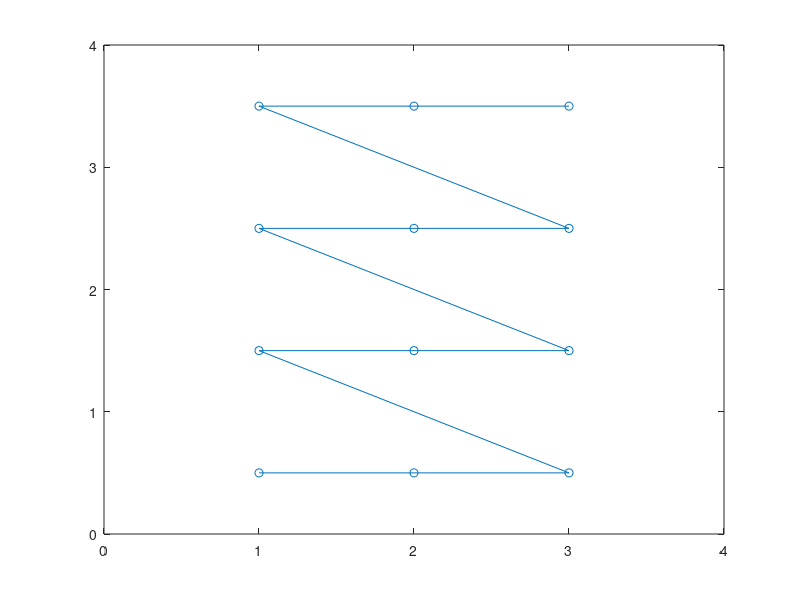
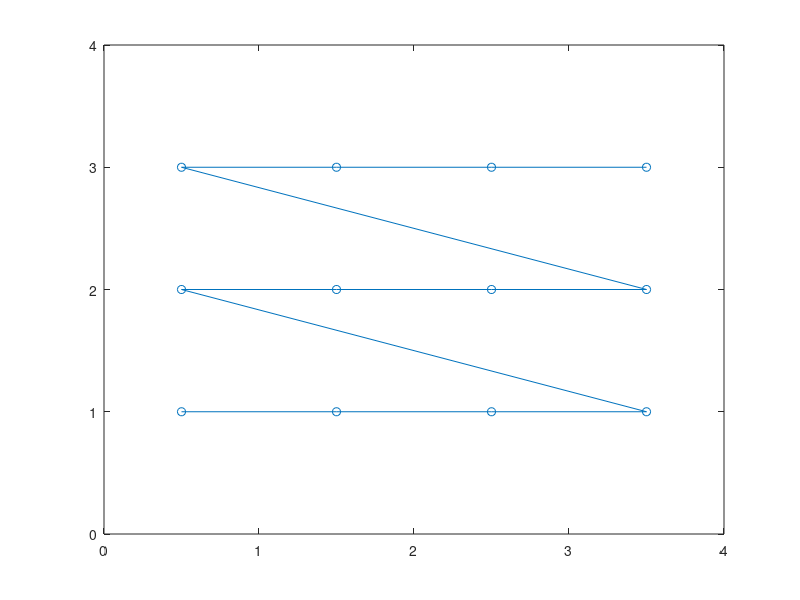

Here is the MATLAB script that generated these plots, in order:
%generate points for mom plate
%sepearated so I could debug, but I cut and pasted this code into the main
%script already
%plate info
NumCells = 4;
NumEdges = NumCells-1;
lenx = 4;%lambda
leny= 4;%lambda

delx = lenx/NumCells; %a in the book
dely = leny/NumCells; %b in the book

%get points
Bxn_xx =  zeros(1,NumEdges^2);
Bxn_yy = zeros(1,NumEdges^2);

Byn_xx =  zeros(1,NumEdges^2);
Byn_yy = zeros(1,NumEdges^2);

for nn = 0:NumEdges

    Bxn_xx(1+nn*NumEdges:NumEdges+nn*NumEdges) = delx:delx:lenx-delx;
    Bxn_yy(1+nn*NumEdges:NumEdges+nn*NumEdges) =  dely*(nn+1/2)*ones(1,NumCells-1);
    
end

for nn = 0:NumEdges-1
    Byn_xx(1+nn*NumCells:NumEdges+nn*NumCells+1) =  delx/2:delx:lenx-delx/2;
    Byn_yy(1+nn*NumCells:NumEdges+nn*NumCells+1) = delx*(nn+1)*ones(1,NumCells);
end
% 

figure;plot(Bxn_xx,Bxn_yy,'-o')
axis([0 lenx 0 leny])
Bxn_xx
Bxn_yy

figure;plot(Byn_xx,Byn_yy,'-o')
axis([0 lenx 0 leny])
Byn_xx
Byn_yy